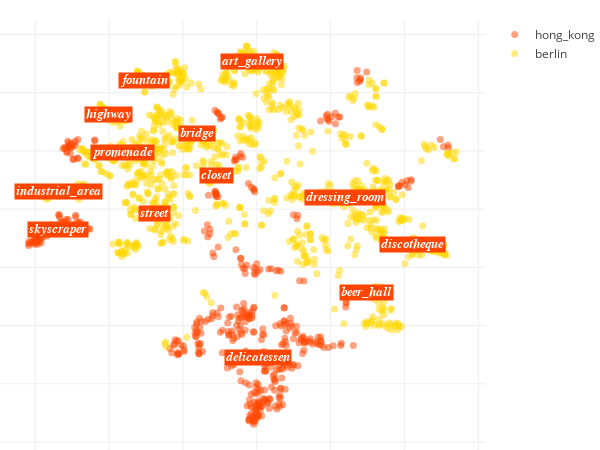

Here is the notebook cell this chart was saved with:
### Code cell
locations_scatter(city_data, opposite_city_data)

### Figure 1 — Plotly figure (JSON) as saved in the notebook; plotly's stock layout.template omitted (floating-point values rounded to 4 significant figures; data arrays with more than 128 entries replaced by an {"elided": "..."} marker saying what was removed)
{"data": [{"hoverinfo": "text", "marker": {"color": "orangered", "opacity": 0.5, "size": 7}, "mode": "markers", "name": "hong_kong", "text": {"elided": "424 str values"}, "type": "scatter", "uid": "c6b1b75e-58ab-11e9-b192-3c15c2cf2370", "x": {"elided": "424 float values"}, "y": {"elided": "424 float values"}}, {"hoverinfo": "text", "marker": {"color": "gold", "opacity": 0.5, "size": 7}, "mode": "markers", "name": "berlin", "text": {"elided": "1094 str values"}, "type": "scatter", "uid": "c6b1dc3e-58ab-11e9-9c2d-3c15c2cf2370", "x": {"elided": "1094 float values"}, "y": {"elided": "1094 float values"}}], "layout": {"annotations": [{"bgcolor": "orangered", "font": {"color": "white", "family": "arial", "size": 12.5}, "opacity": 1, "showarrow": false, "text": "<i><b>highway", "x": -40.07, "xanchor": "center", "y": 32.37}, {"bgcolor": "orangered", "font": {"color": "white", "family": "arial", "size": 12.5}, "opacity": 1, "showarrow": false, "text": "<i><b>skyscraper", "x": -53.74, "xanchor": "center", "y": -7.15}, {"bgcolor": "orangered", "font": {"color": "white", "family": "arial", "size": 12.5}, "opacity": 1, "showarrow": false, "text": "<i><b>delicatessen", "x": 0.3425, "xanchor": "center", "y": -50.88}, {"bgcolor": "orangered", "font": {"color": "white", "family": "arial", "size": 12.5}, "opacity": 1, "showarrow": false, "text": "<i><b>closet", "x": -10.86, "xanchor": "center", "y": 11.7}, {"bgcolor": "orangered", "font": {"color": "white", "family": "arial", "size": 12.5}, "opacity": 1, "showarrow": false, "text": "<i><b>beer_hall", "x": 29.65, "xanchor": "center", "y": -28.55}, {"bgcolor": "orangered", "font": {"color": "white", "family": "arial", "size": 12.5}, "opacity": 1, "showarrow": false, "text": "<i><b>art_gallery", "x": -1.417, "xanchor": "center", "y": 50.66}, {"bgcolor": "orangered", "font": {"color": "white", "family": "arial", "size": 12.5}, "opacity": 1, "showarrow": false, "text": "<i><b>street", "x": -27.61, "xanchor": "center", "y": -1.335}, {"bgcolor": "orangered", "font": {"color": "white", "family": "arial", "size": 12.5}, "opacity": 1, "showarrow": false, "text": "<i><b>fountain", "x": -30.5, "xanchor": "center", "y": 44.33}, {"bgcolor": "orangered", "font": {"color": "white", "family": "arial", "size": 12.5}, "opacity": 1, "showarrow": false, "text": "<i><b>discotheque", "x": 42.19, "xanchor": "center", "y": -12.04}, {"bgcolor": "orangered", "font": {"color": "white", "family": "arial", "size": 12.5}, "opacity": 1, "showarrow": false, "text": "<i><b>bridge", "x": -16.11, "xanchor": "center", "y": 26.01}, {"bgcolor": "orangered", "font": {"color": "white", "family": "arial", "size": 12.5}, "opacity": 1, "showarrow": false, "text": "<i><b>dressing_room", "x": 23.86, "xanchor": "center", "y": 4.039}, {"bgcolor": "orangered", "font": {"color": "white", "family": "arial", "size": 12.5}, "opacity": 1, "showarrow": false, "text": "<i><b>promenade", "x": -36.34, "xanchor": "center", "y": 19.48}, {"bgcolor": "orangered", "font": {"color": "white", "family": "arial", "size": 12.5}, "opacity": 1, "showarrow": false, "text": "<i><b>industrial_area", "x": -53.8, "xanchor": "center", "y": 6.061}], "height": 450, "hovermode": "closest", "margin": {"b": 0, "l": 0, "r": 30, "t": 20}, "width": 600, "xaxis": {"showticklabels": false, "zeroline": false}, "yaxis": {"showticklabels": false, "zeroline": false}}}
